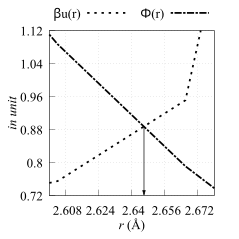

Recreate this plot in gnuplot.
set arrow 1 from 2.64590,0.887591 to 2.64590,0.721 head filled size screen 0.02,15 lw 2 lc rgb "black" front

lwca = 'LWCA.RES'

set terminal eps enhanced background rgb 'white' \
    size 2.39, 2.39                                    \
    font "Times New Roman,14pt"

set encoding iso_8859_1

set output 'sigma.eps'

#: range
xr_uf = 2.6
xr_ut = 2.68

yr_uf = 0.72
yr_ut = 1.12

set xr [xr_uf to xr_ut]
set yr [yr_uf to yr_ut]

#: tics
set ytics 0.0, 0.08 nomirror
set xtics 0.0, 0.016 nomirror

#: line styles

l_w = 5
set style line 11 dt (5,  10)                       lw l_w lc "black"
set style line 12 dt (5,  3, 15, 3) 		    lw l_w lc "black"

set xlabel "{/Times-Italic r} (\305)" offset 0, 0.5 font "Times New Roman,14"
set ylabel "{/Times-Italic in unit}" offset 2, 0 font "Times New Roman,14"

set grid
set size square

set key tmargin center offset 0, 0.05 horizontal maxrows 1 columns 2 \
           samplen 5 font "Times New Roman,14"

set margin 7.5, 3.7, 0.9, 0

pl lwca u 1:2 w l ls 11 title "{/Symbol b}u(r)", \
   ""   u 1:3 w l ls 12 title "{/Symbol F}(r)"
